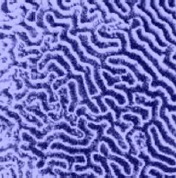
%> input picture ORDL/release/texture.png, 176 x 178 px
$ octave demo.m   (GNU Octave 9; MATLAB toolbox functions it lacks are replaced by stand-ins)
%> lines starting %> are read from the running program, lines starting %| are printed output that depends on the picture
### ORDL/release/ORDL_train.m
function D = ORDL_train(Data, atomNum, h)
%ORDL_train Online Robust Dictionary Learning
%   D = ORDL_train(Data, atomNum, h) trains dictionary, given a per-defined dictionary atom number and min-batch number.
%
%   Paras:
%   @Data      : Input training data - a n x m matrix, where n is the dimemsion
%                of a training sample and m is the number of training samples.
%   @atomNum   : the number of the dictionary atom.
%   @h         : the number of training sample in a min-batch
%
%
%   The Code is created based on the method described in the following paper
%   [1] "Online Robust Dictionary Learning", Cewu Lu, Jianping Shi, Jiaya Jia, IEEE Conference on Computer Vision and Pattern Recognition,
%   (CVPR 2013), 2013.
%   The code and the algorithm are for non-comercial use only.
%
%   This code is implemented by Cewu Lu (lucewu06@gmail.com)
%   Date  : 04/25/2013
%   Version : 1.0
%   Copyright 2013, The Chinese University of Hong Kong.
%

if (~exist('atomNum','var'))
	atomNum = 32;
end

if (~exist('h','var'))
	h = 100;
end

[dim, samNum] = size(Data);
lambda = 0.5;
[B,C,D]  = ORDL_init(dim, atomNum );
%fprintf('As data growth, the updating speed will be faster! \n');
for ii = 1 : h : samNum
    % L1 data term + L1 sparse term robust sparse coding for a min-batch
    BETAs = robust_CS_batch(D, Data(:, ii: (ii+h-1)), lambda);
    % Robust dictionary update
    [D,B,C] = online_dict_update(D, Data(:, ii: (ii+h-1)), BETAs', B, C, 'Mewton');
    fprintf('%6.2f %% is done! \n', (100*(ii+h)/(samNum+h)));
end

 fprintf('%6.2f %% is done! \n',100);

end

function [B,C,D] = ORDL_init(Dim, atomNum)
    D = rand(Dim, atomNum);
    D = Dictionary_norm(D);
    C = []; B = [];
    for ii = 1 : Dim
        C(ii).m = zeros(atomNum);
        B(ii).m = zeros(atomNum, 1);
    end
end

function D = Dictionary_norm(D)
    for ii = 1 : size(D,2)
        D(:,ii) = D(:,ii)/norm(D(:,ii), 2);
    end
end

function  BETAs = robust_CS_batch(D, batch_data, lambda)

    BETAs = zeros(size(D,2), size(batch_data,2));
    for ii = 1 : size(batch_data, 2)
        BETAs(:,ii) = robust_sparseCoding(D, batch_data(:,ii), lambda);
    end
end

% [27 lines left out: functions robust_sparseCoding, L1Regression_Reweighted, not called in this run]

function  [D,Bt,Ct] = online_dict_update(D, batch_data, BETAs, B, C, IterMethod)

tol = 1e-6;
MaxIter = 200;
Iter = 0; dif = inf;
W = eye(size(BETAs,1));

    while tol < dif
        DLast = D ;
        Iter = Iter + 1;
        if Iter == MaxIter
            break;
        end
        Bt = B;
        Ct = C;
        for ii = 1 : size(batch_data,1)
            %if Iter  ~= 1
            W =  reweighted(batch_data(ii,:)',D(ii,:)', BETAs);
            %end
            Ct(ii).m =  Ct(ii).m  +  BETAs' * W * BETAs;
            Bt(ii).m =  Bt(ii).m  +  BETAs' * (W*batch_data(ii,:)');
            if strcmp('matrix_inversion', IterMethod)
                D(ii,:) = ( ( Ct(ii).m + (1e-8)*eye(size(Ct(ii).m))) \ Bt(ii).m)';
            end
            if strcmp('Mewton', IterMethod)
                D(ii,:) =    Newton_method(Ct(ii).m, Bt(ii).m, D(ii,:)');
            end
        end
        dif = mean(abs(DLast(:) - D(:) ));
    end

end

% [28 lines left out: functions Newton_method, reweighted, not called in this run]

### ORDL/release/demo.m
%% parameters
sampleNum = 15000;
patchSize = 12;
OutlierNum = 5;
atomNum = 32;
randn('state',0);
rand('state',0);

%% data generation
im = rgb2gray(im2double(imread('texture.png')));
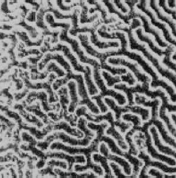
%> im: size 178x176 double; min 0.0331, max 0.811, mean 0.468
patch = zeros(patchSize^2, sampleNum);
pathOutlier = zeros(patchSize^2, sampleNum);
[Hig, Wid] = size(im);
%> Hig = 178; Wid = 176

for ii = 1 : sampleNum
    samH = randi(Hig - patchSize - 1);
    samW = randi(Wid - patchSize - 1);
    patchVector = reshape(im(samH : samH + patchSize -1, samW : samW + patchSize -1), [patchSize^2,1]);
    patch(:,ii) = patchVector;
    t = randperm(patchSize^2);
    patchVector(t(1:OutlierNum)) = patchVector(t(1:OutlierNum)) + 5000*(1 + rand(OutlierNum,1));
    pathOutlier(:,ii) = patchVector(:);
end
%> after the loop, patchVector = 144 values, max 8151.5 at index 71, min 0.0895 at index 103, mean 252.8

%% Online Robust Dictionary Learning
D = ORDL_train(pathOutlier, atomNum);
%> in ORDL_train, `[dim, samNum] = size(Data);`: dim = 144; samNum = 15000
%> in ORDL_init, `D = rand(Dim, atomNum);`:
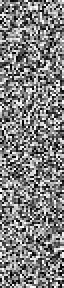
%> D: size 144x32 double (shown 2 times larger); min 0.000129, max 1, mean 0.503
%> after the loop in Dictionary_norm, `for ii = 1 : size(D,2)`:
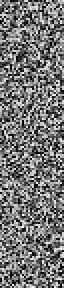
%> D: size 144x32 double (shown 2 times larger); min 1.88e-05, max 0.156, mean 0.0722; drawn with min black and max white
%> the loop in ORDL_init, `for ii = 1 : Dim` made 144 passes
%> after the loop in ORDL_init, `for ii = 1 : Dim`: B = 144 items
%> (the run ends here)
